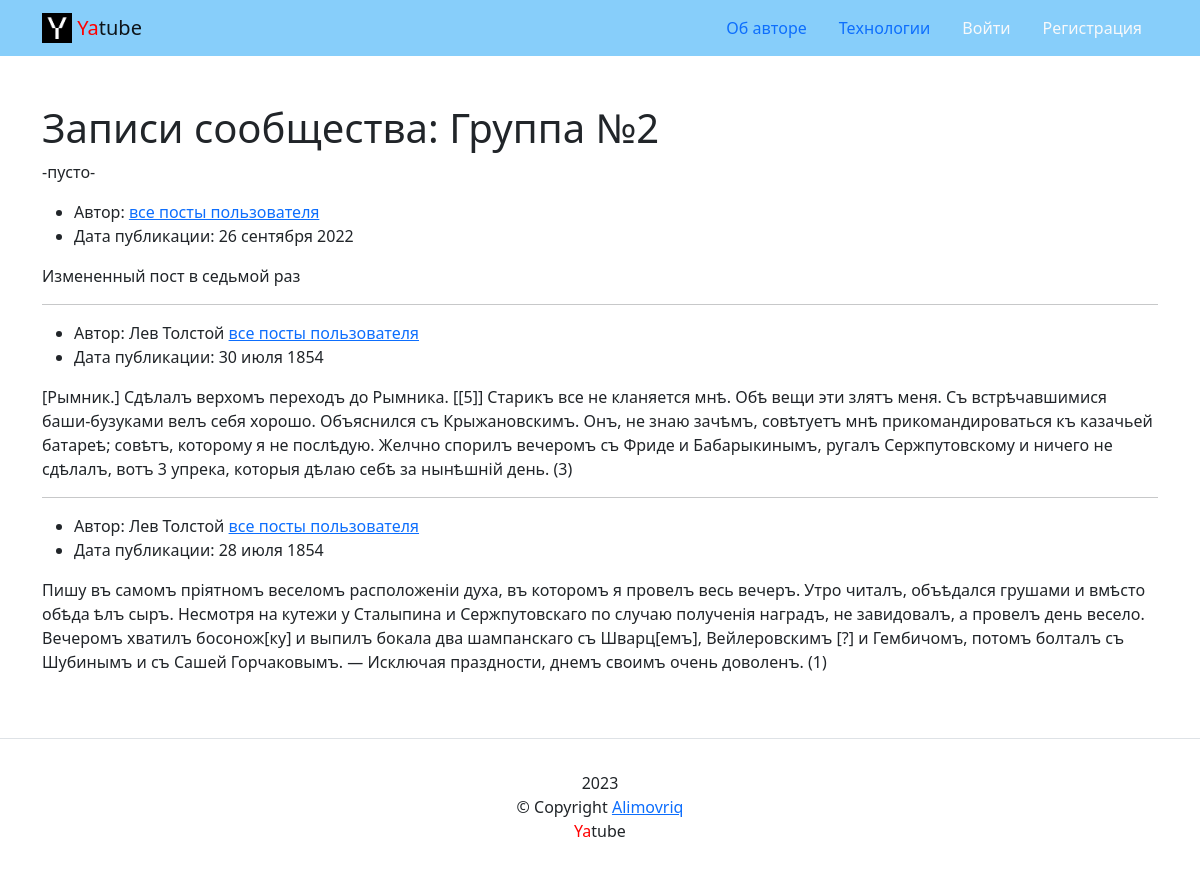
The page /group/group_two/ on the database its author committed.
### posts/models.py (models this page shows, shortened)
class Group(models.Model):
    title = models.CharField(
        max_length=200,
        verbose_name='Название группы')
    slug = models.SlugField(
        unique=True,
        verbose_name='Адрес группы')
    description = models.TextField(
        verbose_name='Описание группы')
    class Meta:
        verbose_name = 'Группа'
        verbose_name_plural = 'Группы'

class Post(models.Model):
    text = models.TextField(
        'Текст поста',
        help_text='Введите текст поста',
        blank=False)
    pub_date = models.DateTimeField(
        'Дата публикации',
        auto_now_add=True,
        db_index=True)
    author = models.ForeignKey(
        User,
        on_delete=models.CASCADE,
        verbose_name='Автор',
        related_name='posts',
    )
    group = models.ForeignKey(
        Group,
        on_delete=models.SET_NULL,
        blank=True,
        null=True,
        verbose_name='Группа',
        help_text='Группа, к которой будет относиться пост',
        related_name='posts',
    )
    image = models.ImageField(
        'Картинка',
        upload_to='posts/',
        blank=True
    )
    class Meta:
        ordering = ['-pub_date']
        verbose_name = 'Пост'
        verbose_name_plural = 'Посты'

### posts/views.py (the view)
# urls.py: path('group/<slug:slug>/', views.group_posts, name='group_list'),
def group_posts(request, slug):
    template = 'posts/group_list.html'
    group = get_object_or_404(Group, slug=slug)
    posts = group.posts.select_related('author')
    context = {
        'group': group
    }
    context.update(paginator(posts, request))
    return render(request, template, context)

### core/context_processors/year.py (called while the page is built)
def year(request):
    return {
        "year": dt.datetime.today().year,
    }

### posts/views.py (called while the page is built)
def paginator(posts, request):
    paginator = Paginator(posts, settings.POSTS_LIMIT)
    page_number = request.GET.get('page')
    page_obj = paginator.get_page(page_number)
    return {
        'page_obj': page_obj
    }

### templates/posts/group_list.html (shortened to what this page needs)
{% extends 'base.html' %}
{% block content %}
<h1>Записи сообщества: {{ group.title }}</h1>
<p>{{ group.description }}</p>
{% for post in page_obj %}
{% include 'includes/post_info.html' %}
  {% if not forloop.last %}<hr>{% endif %}
{% endfor %}
{% endblock %}

### templates/includes/post_info.html (shortened to what this page needs)
{% load thumbnail %}
<article>
    <ul>
      <li>
        Автор: {{ post.author.get_full_name }}
        <a href="{% url 'posts:profile' post.author.username %}">
          все посты пользователя
        </a>
      </li>
      <li>
        Дата публикации: {{ post.pub_date|date:"d E Y" }}
      </li>
    </ul>
  </article>
<p>{{ post.text }}</p>

### rows shown on the page
Group: title "Группа №2", description "-пусто-"
Post: pub_date "26 сентября 2022", text "Измененный пост в седьмой раз"
Post: author.get_full_name "Лев Толстой", pub_date "30 июля 1854", text "[Рымник.] Сдѣлалъ верхомъ переходъ до Рымника. [[5]] Старикъ все не кланяется мнѣ. Обѣ вещи эти злятъ меня. Съ встрѣчавшимися баши-бузуками велъ себя хорошо. Объяснился съ Крыжановскимъ. Онъ, не знаю зачѣмъ, совѣтуетъ мнѣ прикомандироваться къ казачьей батареѣ; совѣтъ, которому я не послѣдую. Желчно спорилъ вечеромъ съ Фриде и Бабарыкинымъ, ругалъ Сержпутовскому и ничего не сдѣлалъ, вотъ 3 упрека, которыя дѣлаю себѣ за нынѣшній день. (3)"
Post: author.get_full_name "Лев Толстой", pub_date "28 июля 1854", text "Пишу въ самомъ пріятномъ веселомъ расположеніи духа, въ которомъ я провелъ весь вечеръ. Утро читалъ, объѣдался грушами и вмѣсто обѣда ѣлъ сыръ. Несмотря на кутежи у Сталыпина и Сержпутовскаго по случаю полученія наградъ, не завидовалъ, а провелъ день весело. Вечеромъ хватилъ босонож[ку] и выпилъ бокала два шампанскаго съ Шварц[емъ], Вейлеровскимъ [?] и Гембичомъ, потомъ болталъ съ Шубинымъ и съ Сашей Горчаковымъ. — Исключая праздности, днемъ своимъ очень доволенъ. (1)"
